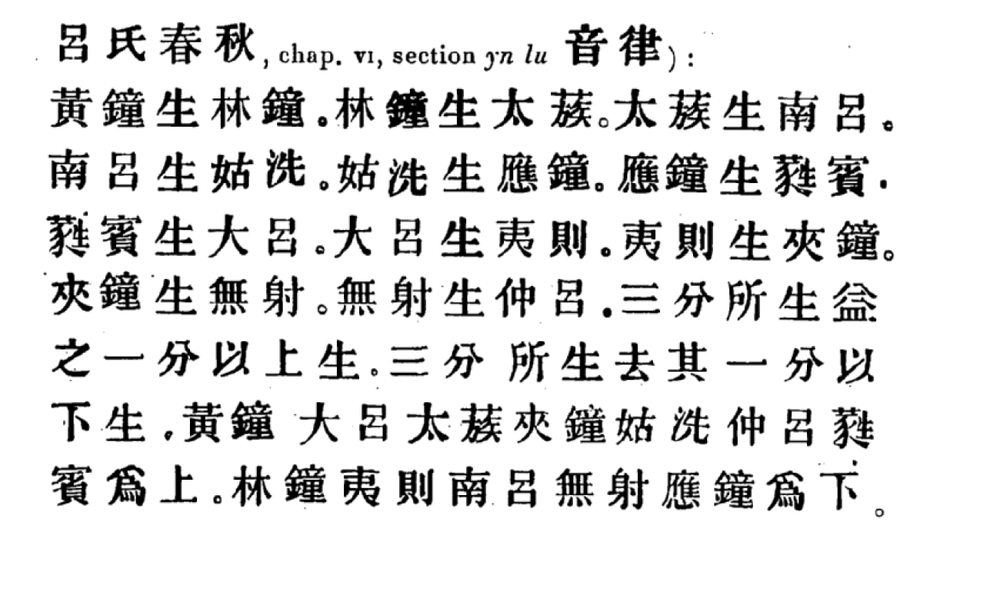
#> input picture reco中文/ImageProcessing/Test/chtxt.png, 1000 x 615 px, shrunk from 1300 x 800 before the run, found by its file name
$ python ImageProcessing.py
#> lines starting #> are read from the running program, lines starting #| are printed output that depends on the picture
import cv2
import numpy as np
import pytesseract

def img_bgr_2_gray():

    src = cv2.imread("reco中文/ImageProcessing/Test/chtxt.png")
#> src is the input picture: shape (615, 1000, 3); min 0, max 255, mean 225.1
    bg = cv2.dilate(src, np.ones((5,5), dtype=np.uint8))
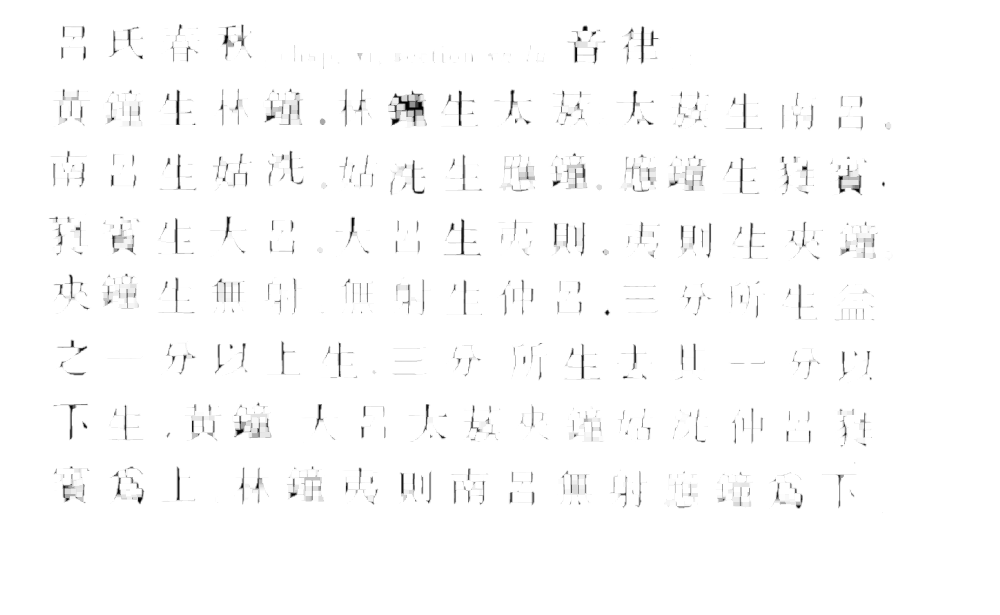
#> bg: shape (615, 1000, 3); min 0, max 255, mean 251.6
    bg = cv2.GaussianBlur(bg, (5,5), 1)
    src_no_bg = 255 - cv2.absdiff(src, bg)
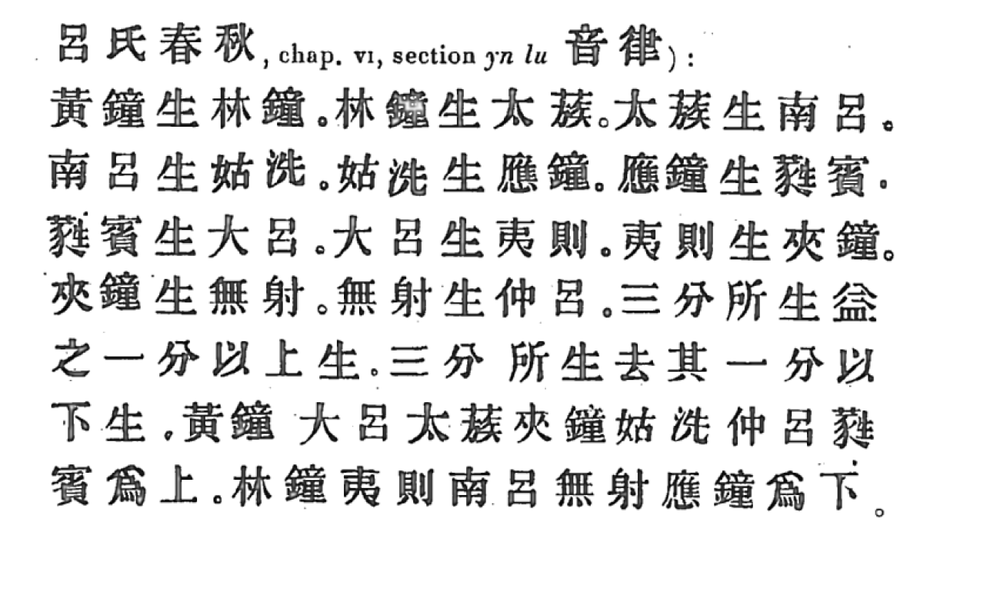
#> src_no_bg: shape (615, 1000, 3); min 0, max 255, mean 228.6
    gray1 = cv2.cvtColor(src_no_bg, cv2.COLOR_BGR2GRAY)

    maxValue = 255
    thresh = 160
    dim = (src.shape[1] - 15, src.shape[0] - 100 )
#> dim = (985, 515)
#> (the run stopped early here; a loop or call above may not have finished)
